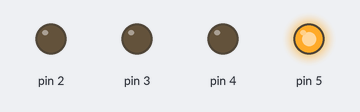
This sketch was run on a simulated Arduino Uno, built with avr-gcc and run on an emulated ATmega328P. On the bench: output pins drawn as LEDs (lit = HIGH).

Above: at 0.2 s.
At 1.2 s:
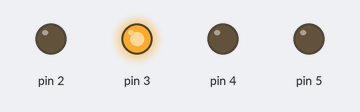
At 2.7 s:
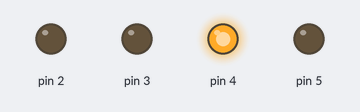
At 3.7 s:
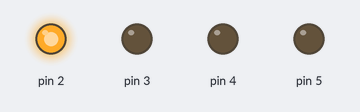
Timing chart, 0 to 4.6 s (numbered marks = the images above):
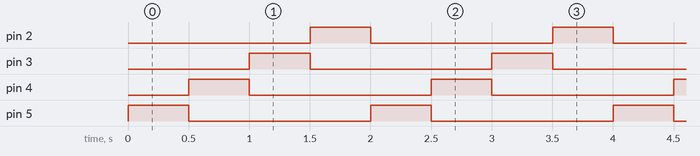

The sketch:

landing_lights.ino
```cpp
// Set up Global variable
int NL = 4;

void setup()
{
  // Start Serial Monitor
  Serial.begin(9600);
  // Initialize pins for lights and set low (off)
  for (int light = 2; light <= NL + 1; light++)
  {
    pinMode(light, OUTPUT);
    digitalWrite(light, LOW);
  }
}
void loop(){
   for (int bit = NL - 1; bit >= 0; bit--)
     {
      int val = round(pow(2, bit));
      send_to_lights(val);
      delay(500);
    }
}

// void loop()
// {
//   for (int n = 0; n < round(pow(2, NL)); n++)
//   {
//     for (int bit = NL - 1; bit >= 0; bit--)
//     {
//       int val = round(pow(2, bit));
//       send_to_lights(val);
//       delay(500);
//     }
//   }


// }

void send_to_lights(int val)
{
  for (int light = 2; light <= NL + 1; light++)
  {
    digitalWrite(light, bitRead(val, light - 2));
  }
}
```

Measured:
- by itself, pin 2–5: alternates HIGH for 0.50 s and LOW for 1.5 s
- by itself, everything shown: repeats every 2.0 s, in 4 steps
